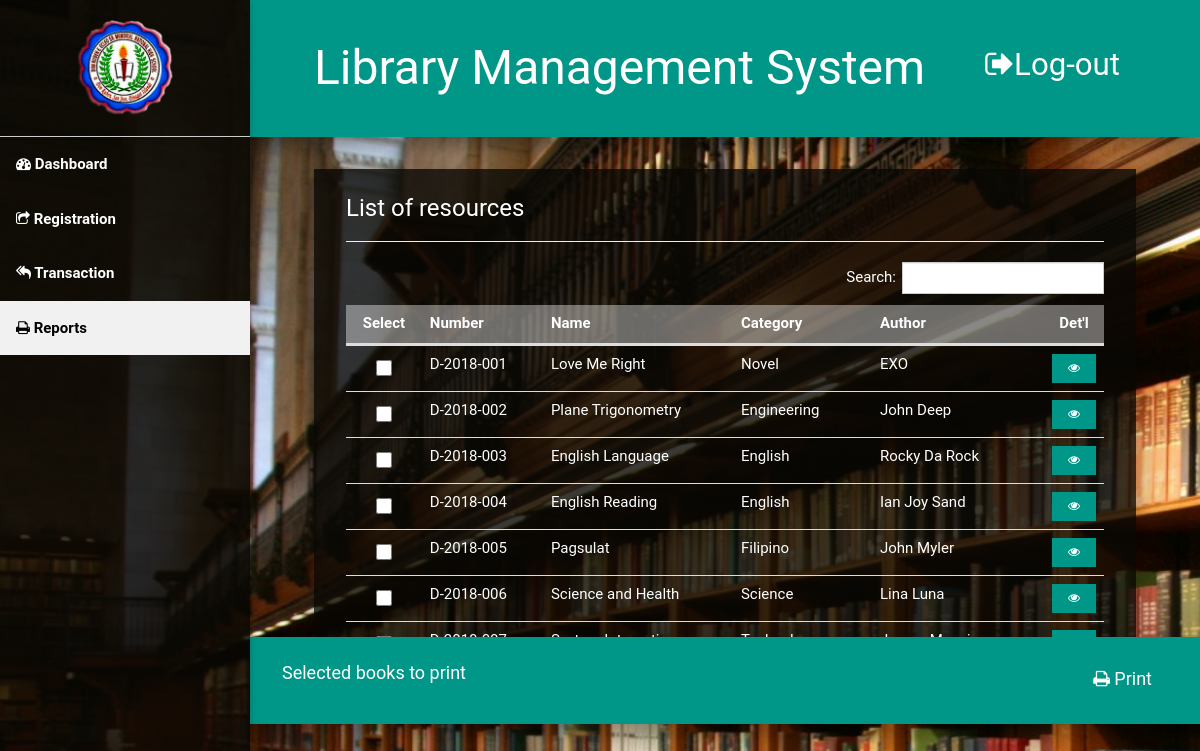
/pages/view/resources.php (signed in), run on the app's committed database.
### tables this page shows
CREATE TABLE `info_book` (
  `bookId` int(11) NOT NULL,
  `bookNo` varchar(32) NOT NULL,
  `bookName` varchar(64) NOT NULL,
  `bookISBN` varchar(32) NOT NULL,
  `bookPlace` varchar(255) NOT NULL,
  `bookCopy` int(11) NOT NULL
);

CREATE TABLE `info_bookcat` (
  `bookCatId` int(11) NOT NULL,
  `bookCat` varchar(32) NOT NULL
);

CREATE TABLE `info_bookaut` (
  `bookAutId` int(11) NOT NULL,
  `bookAut` varchar(64) NOT NULL
);

### pages/view/resources.php (the view, shortened to what this page needs)
<!DOCTYPE html>
<html>
  <?php
    include_once '../../pages/static/header.php';
  ?>
<body>
  <?php
    include_once '../../pages/static/navigation.php';
  ?>
  <div class="w3-container w3-padding-jumbo" style="height: 500px; overflow-y: auto">
    <div class="w3-container w3-padding-xlarge w3-card-12">
      <h3>List of resources</h3><hr>
      <table class="table table-hover" id="showTable">
        <thead>
          <tr>
            <th class="w3-center">Select</th>
            <th>Number</th>
            <th>Name</th>
            <th>Category</th>
            <th>Author</th>
            <th class="w3-center" width="4%">Det'l</th>
          </tr>
        </thead>
        <tbody>
          <?php
            $st = $conn->prepare("SELECT info_book.bookId, `bookNo`, `bookName`, `bookCat`, `bookAut`, `bookPub` FROM `info_book`
            INNER JOIN `info_bookjunc` ON info_book.bookId = info_bookjunc.bookId
            INNER JOIN `info_bookcat`  ON info_bookcat.bookCatId = info_bookjunc.bookCatId
            INNER JOIN `info_bookaut`  ON info_bookaut.bookAutId = info_bookjunc.bookAutId
            INNER JOIN `info_bookpub`  ON info_bookpub.bookPubId = info_bookjunc.bookPubId ");
            if ($st->execute()) {
              $r = $st->get_result();
              while ($f = $r->fetch_array()) { ?>
                <tr>
                  <td class="w3-center"><input type="checkbox" class="w3-check"  value="<?php echo $f["bookId"]; ?>"></td>
                  <td><?php echo $f["bookNo"]; ?></td>
                  <td><?php echo $f["bookName"]; ?></td>
                  <td><?php echo $f["bookCat"]; ?></td>
                  <td><?php echo $f["bookAut"]; ?></td>
                  <td class="w3-center" id="<?php echo $f["bookId"]; ?>"><a href="#" class="w3-btn w3-teal w3-small" id="showDetails<?php echo $f["bookId"]; ?>"><i class="fa fa-eye"></i></a></td>
                </tr>
                <?php $count++;
              }
            }
          ?>
        </tbody>
      </table>
    </div>
  </div>
  <div class="w3-container w3-teal w3-padding-xlarge w3-card-12">
    <h5 style="margin-bottom: 25px">
      Selected books to print
      <a href="#printBook" class="w3-btn w3-teal pull-right"><i class="fa fa-print"></i> Print</a>
    </h5>
  </div>
  <?php
    include_once '../../pages/static/footer.php';
  ?>
</body>
</html>

### pages/static/header.php (shortened to what this page needs)
<?php
  $page = basename($_SERVER['PHP_SELF']);
  $dirAssets = "assets/";
  if ($page !== "index.php" && $page !== "login.php") {
    $dirImage = "../../upload/";
    $dirAssets = "../../assets/";
    $dirPage = "../../pages/";
    $dirIndex = "../../";
  }
?>
<link rel="stylesheet" href="<?php echo $dirAssets; ?>css/bootstrap.css">
<link rel="stylesheet" href="<?php echo $dirAssets; ?>font-awesome/css/font-awesome.min.css">
<link rel="stylesheet" href="<?php echo $dirAssets; ?>bootstrap-datepicker/dist/css/bootstrap-datepicker.min.css">
<link rel="stylesheet" href="<?php echo $dirAssets; ?>datatables.net-bs/css/dataTables.bootstrap.min.css">
<link rel="stylesheet" href="<?php echo $dirAssets; ?>css/w3.css">
<link rel="stylesheet" href="<?php echo $dirAssets; ?>css/w3Teal.css">

### pages/static/navigation.php (shortened to what this page needs)
<nav class="w3-sidenav w3-collapse w3-white w3-animate-left w3-card-2" style="z-index:5;width:250px;">
  <a href="#" class="w3-border-bottom w3-large w3-center"><img src="<?php echo $dirImage; ?>images/logo.png" style="width:50%;"></a>
  <a href="<?php echo $dirIndex; ?>index.php"><i class="fa fa-dashboard"></i> Dashboard</a>
  <a href="<?php echo $dirPage; ?>view/transaction.php"><i class="fa fa-share-square-o"></i> Registration</a>
  <a href="<?php echo $dirPage; ?>view/borrowed.php"><i class="fa fa-reply-all"></i> Transaction</a>
  <div class="w3-accordion">
  <a onclick="myFunc('Demo3')" href="javascript:void(0)"><i class="fa fa-print"></i> Reports</a>
</div>
</nav>
<div class="w3-main" style="margin-left:250px;">
  <div id="myTop" class="w3-top w3-container w3-padding-16 w3-theme w3-large">
  </div>
  <header class="w3-container w3-theme w3-padding-16 w3-padding-jumbo w3-card-8">
    <h1 class="w3-xxxlarge w3-padding-16">
      Library Management System
      <a href="<?php echo $dirPage; ?>view/logout.php#" class="w3-btn w3-teal small pull-right"><i class="fa fa-sign-out"></i>Log-out</a>
    </h1>
  </header>

### pages/static/footer.php (shortened to what this page needs)
</div>

### assets/css/w3Teal.css (style rules this page uses)
.w3-theme { color:#fff !important; background-color:#009688 !important }
body { font-family: Helvetica, Arial, sans-serif; background-image: url(../../upload/gallery/content.jpg); background-size: cover; background-attachment: fixed; }
.w3-card, .w3-card-2, .w3-card-3, .w3-card-12, .w3-card-4, .w3-card-8, div.panel-body>span.w3-tag { background: rgba(9, 8, 4, 0.8); }
.w3-white { background: rgba(9, 8, 4, 0.8) !important; }
.w3-white a { color: #fff; }
table th { background: rgba(255, 255, 255, 0.4); }
.w3-container h3, table, span, label { color: #fff; }

### pages/static/header.php (style rules this page uses)
html, body, h1, h2, h3, h4, h5 { font-family: "RobotoDraft","Roboto",sans-serif; }
.w3-sidenav a { padding:16px;font-weight:bold }

### data on the page
info_book: bookNo "D-2018-001", bookName "Love Me Right", info_bookcat.bookCat "Novel", info_bookaut.bookAut "EXO"
info_book: bookNo "D-2018-002", bookName "Plane Trigonometry", info_bookcat.bookCat "Engineering", info_bookaut.bookAut "John Deep"
info_book: bookNo "D-2018-003", bookName "English Language", info_bookcat.bookCat "English", info_bookaut.bookAut "Rocky Da Rock"
info_book: bookNo "D-2018-004", bookName "English Reading", info_bookcat.bookCat "English", info_bookaut.bookAut "Ian Joy Sand"
info_book: bookNo "D-2018-005", bookName "Pagsulat", info_bookcat.bookCat "Filipino", info_bookaut.bookAut "John Myler"
info_book: bookNo "D-2018-006", bookName "Science and Health", info_bookcat.bookCat "Science", info_bookaut.bookAut "Lina Luna"
